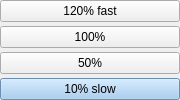
    <widget class="QWidget" name="widget_fill" native="true">
     <property name="maximumSize">
      <size>
       <width>180</width>
       <height>16777215</height>
      </size>
     </property>
     <layout class="QVBoxLayout" name="verticalLayout">
      <property name="spacing">
       <number>4</number>
      </property>
      <property name="sizeConstraint">
       <enum>QLayout::SetNoConstraint</enum>
      </property>
      <property name="leftMargin">
       <number>0</number>
      </property>
      <property name="topMargin">
       <number>0</number>
      </property>
      <property name="rightMargin">
       <number>0</number>
      </property>
      <property name="bottomMargin">
       <number>0</number>
      </property>
      <item>
       <widget class="QPushButton" name="btn_fill110">
        <property name="sizePolicy">
         <sizepolicy hsizetype="Minimum" vsizetype="Expanding">
          <horstretch>0</horstretch>
          <verstretch>2</verstretch>
         </sizepolicy>
        </property>
        <property name="minimumSize">
         <size>
          <width>0</width>
          <height>0</height>
         </size>
        </property>
        <property name="baseSize">
         <size>
          <width>0</width>
          <height>39</height>
         </size>
        </property>
        <property name="cursor">
         <cursorShape>PointingHandCursor</cursorShape>
        </property>
        <property name="text">
         <string>120% fast</string>
        </property>
       </widget>
      </item>
      <item>
       <widget class="QPushButton" name="btn_fill100">
        <property name="sizePolicy">
         <sizepolicy hsizetype="Minimum" vsizetype="Expanding">
          <horstretch>0</horstretch>
          <verstretch>5</verstretch>
         </sizepolicy>
        </property>
        <property name="minimumSize">
         <size>
          <width>0</width>
          <height>0</height>
         </size>
        </property>
        <property name="cursor">
         <cursorShape>PointingHandCursor</cursorShape>
        </property>
        <property name="text">
         <string>100%</string>
        </property>
       </widget>
      </item>
      <item>
       <widget class="QPushButton" name="btn_fill50">
        <property name="sizePolicy">
         <sizepolicy hsizetype="Minimum" vsizetype="Expanding">
          <horstretch>0</horstretch>
          <verstretch>4</verstretch>
         </sizepolicy>
        </property>
        <property name="minimumSize">
         <size>
          <width>0</width>
          <height>0</height>
         </size>
        </property>
        <property name="cursor">
         <cursorShape>PointingHandCursor</cursorShape>
        </property>
        <property name="text">
         <string>50%</string>
        </property>
       </widget>
      </item>
      <item>
       <widget class="QPushButton" name="btn_fill10">
        <property name="sizePolicy">
         <sizepolicy hsizetype="Minimum" vsizetype="Expanding">
          <horstretch>0</horstretch>
          <verstretch>1</verstretch>
         </sizepolicy>
        </property>
        <property name="minimumSize">
         <size>
          <width>0</width>
          <height>0</height>
         </size>
        </property>
        <property name="palette">
         <palette>
          <active>
           <colorrole role="Button">
            <brush brushstyle="SolidPattern">
             <color alpha="255">
              <red>151</red>
              <green>197</green>
              <blue>240</blue>
             </color>
            </brush>
           </colorrole>
           <colorrole role="Light">
            <brush brushstyle="SolidPattern">
             <color alpha="255">
              <red>166</red>
              <green>206</green>
              <blue>255</blue>
             </color>
            </brush>
           </colorrole>
           <colorrole role="Midlight">
            <brush brushstyle="SolidPattern">
             <color alpha="255">
              <red>203</red>
              <green>226</green>
              <blue>247</blue>
             </color>
            </brush>
           </colorrole>
           <colorrole role="Dark">
            <brush brushstyle="SolidPattern">
             <color alpha="255">
              <red>75</red>
              <green>98</green>
              <blue>120</blue>
             </color>
            </brush>
           </colorrole>
           <colorrole role="Mid">
            <brush brushstyle="SolidPattern">
             <color alpha="255">
              <red>101</red>
              <green>131</green>
              <blue>160</blue>
             </color>
            </brush>
           </colorrole>
           <colorrole role="Text">
            <brush brushstyle="SolidPattern">
             <color alpha="255">
              <red>0</red>
              <green>0</green>
              <blue>0</blue>
             </color>
            </brush>
           </colorrole>
           <colorrole role="BrightText">
            <brush brushstyle="SolidPattern">
             <color alpha="255">
              <red>255</red>
              <green>255</green>
              <blue>255</blue>
             </color>
            </brush>
           </colorrole>
           <colorrole role="ButtonText">
            <brush brushstyle="SolidPattern">
             <color alpha="255">
              <red>0</red>
              <green>0</green>
              <blue>0</blue>
             </color>
            </brush>
           </colorrole>
           <colorrole role="Base">
            <brush brushstyle="SolidPattern">
             <color alpha="255">
              <red>124</red>
              <green>181</green>
              <blue>255</blue>
             </color>
            </brush>
           </colorrole>
           <colorrole role="Window">
            <brush brushstyle="SolidPattern">
             <color alpha="255">
              <red>151</red>
              <green>197</green>
              <blue>240</blue>
             </color>
            </brush>
           </colorrole>
           <colorrole role="Shadow">
            <brush brushstyle="SolidPattern">
             <color alpha="255">
              <red>0</red>
              <green>0</green>
              <blue>0</blue>
             </color>
            </brush>
           </colorrole>
           <colorrole role="Highlight">
            <brush brushstyle="SolidPattern">
             <color alpha="255">
              <red>0</red>
              <green>120</green>
              <blue>215</blue>
             </color>
            </brush>
           </colorrole>
           <colorrole role="AlternateBase">
            <brush brushstyle="SolidPattern">
             <color alpha="255">
              <red>203</red>
              <green>226</green>
              <blue>247</blue>
             </color>
            </brush>
           </colorrole>
           <colorrole role="ToolTipBase">
            <brush brushstyle="SolidPattern">
             <color alpha="255">
              <red>255</red>
              <green>255</green>
              <blue>220</blue>
             </color>
            </brush>
           </colorrole>
           <colorrole role="ToolTipText">
            <brush brushstyle="SolidPattern">
             <color alpha="255">
              <red>0</red>
              <green>0</green>
              <blue>0</blue>
             </color>
            </brush>
           </colorrole>
           <colorrole role="PlaceholderText">
            <brush brushstyle="SolidPattern">
             <color alpha="128">
              <red>0</red>
              <green>0</green>
              <blue>0</blue>
             </color>
            </brush>
           </colorrole>
          </active>
          <inactive>
           <colorrole role="Button">
            <brush brushstyle="SolidPattern">
             <color alpha="255">
              <red>151</red>
              <green>197</green>
              <blue>240</blue>
             </color>
            </brush>
           </colorrole>
           <colorrole role="Light">
            <brush brushstyle="SolidPattern">
             <color alpha="255">
              <red>166</red>
              <green>212</green>
              <blue>255</blue>
             </color>
            </brush>
           </colorrole>
           <colorrole role="Midlight">
            <brush brushstyle="SolidPattern">
             <color alpha="255">
              <red>203</red>
              <green>226</green>
              <blue>247</blue>
             </color>
            </brush>
           </colorrole>
           <colorrole role="Dark">
            <brush brushstyle="SolidPattern">
             <color alpha="255">
              <red>75</red>
              <green>98</green>
              <blue>120</blue>
             </color>
            </brush>
           </colorrole>
           <colorrole role="Mid">
            <brush brushstyle="SolidPattern">
             <color alpha="255">
              <red>101</red>
              <green>131</green>
              <blue>160</blue>
             </color>
            </brush>
           </colorrole>
           <colorrole role="Text">
            <brush brushstyle="SolidPattern">
             <color alpha="255">
              <red>0</red>
              <green>0</green>
              <blue>0</blue>
             </color>
            </brush>
           </colorrole>
           <colorrole role="BrightText">
            <brush brushstyle="SolidPattern">
             <color alpha="255">
              <red>255</red>
              <green>255</green>
              <blue>255</blue>
             </color>
            </brush>
           </colorrole>
           <colorrole role="ButtonText">
            <brush brushstyle="SolidPattern">
             <color alpha="255">
              <red>0</red>
              <green>0</green>
              <blue>0</blue>
             </color>
            </brush>
           </colorrole>
           <colorrole role="Base">
            <brush brushstyle="SolidPattern">
             <color alpha="255">
              <red>164</red>
              <green>208</green>
              <blue>255</blue>
             </color>
            </brush>
           </colorrole>
           <colorrole role="Window">
            <brush brushstyle="SolidPattern">
             <color alpha="255">
              <red>151</red>
              <green>197</green>
              <blue>240</blue>
             </color>
            </brush>
           </colorrole>
           <colorrole role="Shadow">
            <brush brushstyle="SolidPattern">
             <color alpha="255">
              <red>0</red>
              <green>0</green>
              <blue>0</blue>
             </color>
            </brush>
           </colorrole>
           <colorrole role="Highlight">
            <brush brushstyle="SolidPattern">
             <color alpha="255">
              <red>132</red>
              <green>199</green>
              <blue>240</blue>
             </color>
            </brush>
           </colorrole>
           <colorrole role="AlternateBase">
            <brush brushstyle="SolidPattern">
             <color alpha="255">
              <red>203</red>
              <green>226</green>
              <blue>247</blue>
             </color>
            </brush>
           </colorrole>
           <colorrole role="ToolTipBase">
            <brush brushstyle="SolidPattern">
             <color alpha="255">
              <red>255</red>
              <green>255</green>
              <blue>220</blue>
             </color>
            </brush>
           </colorrole>
           <colorrole role="ToolTipText">
            <brush brushstyle="SolidPattern">
             <color alpha="255">
              <red>0</red>
              <green>0</green>
              <blue>0</blue>
             </color>
            </brush>
           </colorrole>
           <colorrole role="PlaceholderText">
            <brush brushstyle="SolidPattern">
             <color alpha="128">
              <red>0</red>
              <green>0</green>
              <blue>0</blue>
             </color>
            </brush>
           </colorrole>
          </inactive>
          <disabled>
           <colorrole role="Button">
            <brush brushstyle="SolidPattern">
             <color alpha="255">
              <red>151</red>
              <green>197</green>
              <blue>240</blue>
             </color>
            </brush>
           </colorrole>
           <colorrole role="Light">
            <brush brushstyle="SolidPattern">
             <color alpha="255">
              <red>152</red>
              <green>219</green>
              <blue>255</blue>
             </color>
            </brush>
           </colorrole>
           <colorrole role="Midlight">
            <brush brushstyle="SolidPattern">
             <color alpha="255">
              <red>203</red>
              <green>226</green>
              <blue>247</blue>
             </color>
            </brush>
           </colorrole>
           <colorrole role="Dark">
            <brush brushstyle="SolidPattern">
             <color alpha="255">
              <red>75</red>
              <green>98</green>
              <blue>120</blue>
             </color>
            </brush>
           </colorrole>
           <colorrole role="Mid">
            <brush brushstyle="SolidPattern">
             <color alpha="255">
              <red>101</red>
              <green>131</green>
              <blue>160</blue>
             </color>
            </brush>
           </colorrole>
           <colorrole role="Text">
            <brush brushstyle="SolidPattern">
             <color alpha="255">
              <red>75</red>
              <green>98</green>
              <blue>120</blue>
             </color>
            </brush>
           </colorrole>
           <colorrole role="BrightText">
            <brush brushstyle="SolidPattern">
             <color alpha="255">
              <red>255</red>
              <green>255</green>
              <blue>255</blue>
             </color>
            </brush>
           </colorrole>
           <colorrole role="ButtonText">
            <brush brushstyle="SolidPattern">
             <color alpha="255">
              <red>75</red>
              <green>98</green>
              <blue>120</blue>
             </color>
            </brush>
           </colorrole>
           <colorrole role="Base">
            <brush brushstyle="SolidPattern">
             <color alpha="255">
              <red>151</red>
              <green>197</green>
              <blue>240</blue>
             </color>
            </brush>
           </colorrole>
           <colorrole role="Window">
            <brush brushstyle="SolidPattern">
             <color alpha="255">
              <red>151</red>
              <green>197</green>
              <blue>240</blue>
             </color>
            </brush>
           </colorrole>
           <colorrole role="Shadow">
            <brush brushstyle="SolidPattern">
             <color alpha="255">
              <red>0</red>
              <green>0</green>
              <blue>0</blue>
             </color>
            </brush>
           </colorrole>
           <colorrole role="Highlight">
            <brush brushstyle="SolidPattern">
             <color alpha="255">
              <red>0</red>
              <green>120</green>
              <blue>215</blue>
             </color>
            </brush>
           </colorrole>
           <colorrole role="AlternateBase">
            <brush brushstyle="SolidPattern">
             <color alpha="255">
              <red>151</red>
              <green>197</green>
              <blue>240</blue>
             </color>
            </brush>
           </colorrole>
           <colorrole role="ToolTipBase">
            <brush brushstyle="SolidPattern">
             <color alpha="255">
              <red>255</red>
              <green>255</green>
              <blue>220</blue>
             </color>
            </brush>
           </colorrole>
           <colorrole role="ToolTipText">
            <brush brushstyle="SolidPattern">
             <color alpha="255">
              <red>0</red>
              <green>0</green>
              <blue>0</blue>
             </color>
            </brush>
           </colorrole>
           <colorrole role="PlaceholderText">
            <brush brushstyle="SolidPattern">
             <color alpha="128">
              <red>0</red>
              <green>0</green>
              <blue>0</blue>
             </color>
            </brush>
           </colorrole>
          </disabled>
         </palette>
        </property>
        <property name="cursor">
         <cursorShape>PointingHandCursor</cursorShape>
        </property>
        <property name="text">
         <string>10% slow</string>
        </property>
       </widget>
      </item>
     </layout>
    </widget>
